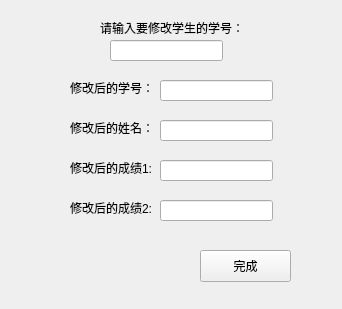
<?xml version="1.0" encoding="UTF-8"?>
<ui version="4.0">
 <class>modifyStuMsg</class>
 <widget class="QWidget" name="modifyStuMsg">
  <property name="geometry">
   <rect>
    <x>0</x>
    <y>0</y>
    <width>342</width>
    <height>309</height>
   </rect>
  </property>
  <property name="windowTitle">
   <string>Form</string>
  </property>
  <widget class="QLabel" name="label">
   <property name="geometry">
    <rect>
     <x>100</x>
     <y>20</y>
     <width>151</width>
     <height>16</height>
    </rect>
   </property>
   <property name="text">
    <string>请输入要修改学生的学号：</string>
   </property>
  </widget>
  <widget class="QLineEdit" name="modifyIDlineEdit">
   <property name="geometry">
    <rect>
     <x>110</x>
     <y>40</y>
     <width>113</width>
     <height>21</height>
    </rect>
   </property>
  </widget>
  <widget class="QLabel" name="label_2">
   <property name="geometry">
    <rect>
     <x>70</x>
     <y>80</y>
     <width>91</width>
     <height>16</height>
    </rect>
   </property>
   <property name="text">
    <string>修改后的学号：</string>
   </property>
  </widget>
  <widget class="QLineEdit" name="newIDlineEdit">
   <property name="geometry">
    <rect>
     <x>160</x>
     <y>80</y>
     <width>113</width>
     <height>21</height>
    </rect>
   </property>
  </widget>
  <widget class="QLabel" name="label_3">
   <property name="geometry">
    <rect>
     <x>70</x>
     <y>120</y>
     <width>91</width>
     <height>16</height>
    </rect>
   </property>
   <property name="text">
    <string>修改后的姓名：</string>
   </property>
  </widget>
  <widget class="QLineEdit" name="newNamelineEdit">
   <property name="geometry">
    <rect>
     <x>160</x>
     <y>120</y>
     <width>113</width>
     <height>21</height>
    </rect>
   </property>
  </widget>
  <widget class="QLabel" name="label_4">
   <property name="geometry">
    <rect>
     <x>70</x>
     <y>160</y>
     <width>91</width>
     <height>16</height>
    </rect>
   </property>
   <property name="text">
    <string>修改后的成绩1:</string>
   </property>
  </widget>
  <widget class="QLineEdit" name="newScore1lineEdit">
   <property name="geometry">
    <rect>
     <x>160</x>
     <y>160</y>
     <width>113</width>
     <height>21</height>
    </rect>
   </property>
  </widget>
  <widget class="QLabel" name="label_5">
   <property name="geometry">
    <rect>
     <x>70</x>
     <y>200</y>
     <width>91</width>
     <height>16</height>
    </rect>
   </property>
   <property name="text">
    <string>修改后的成绩2:</string>
   </property>
  </widget>
  <widget class="QLineEdit" name="newScore2lineEdit">
   <property name="geometry">
    <rect>
     <x>160</x>
     <y>200</y>
     <width>113</width>
     <height>21</height>
    </rect>
   </property>
  </widget>
  <widget class="QPushButton" name="pushButton">
   <property name="geometry">
    <rect>
     <x>200</x>
     <y>250</y>
     <width>91</width>
     <height>32</height>
    </rect>
   </property>
   <property name="text">
    <string>完成</string>
   </property>
  </widget>
 </widget>
 <resources/>
 <connections/>
</ui>
